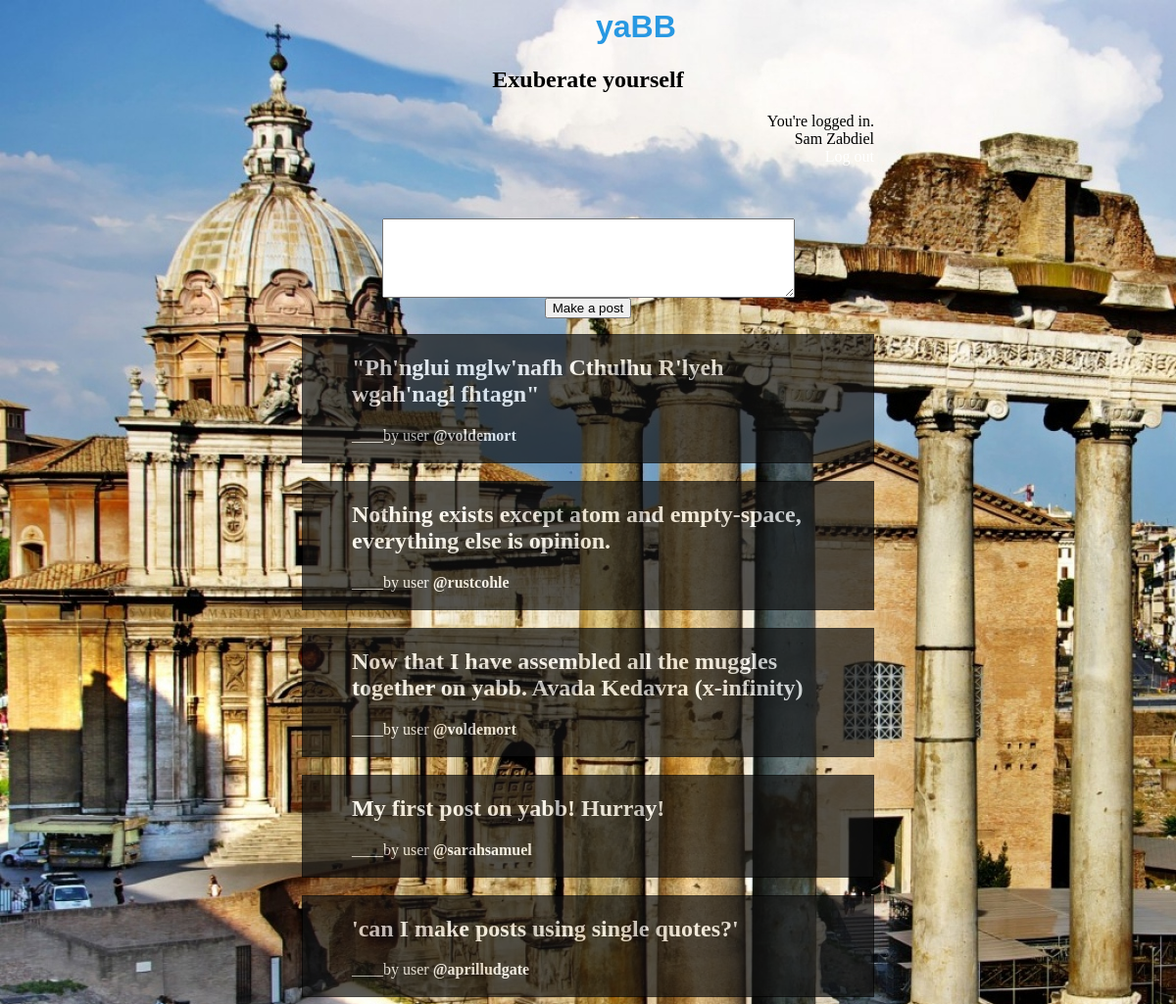
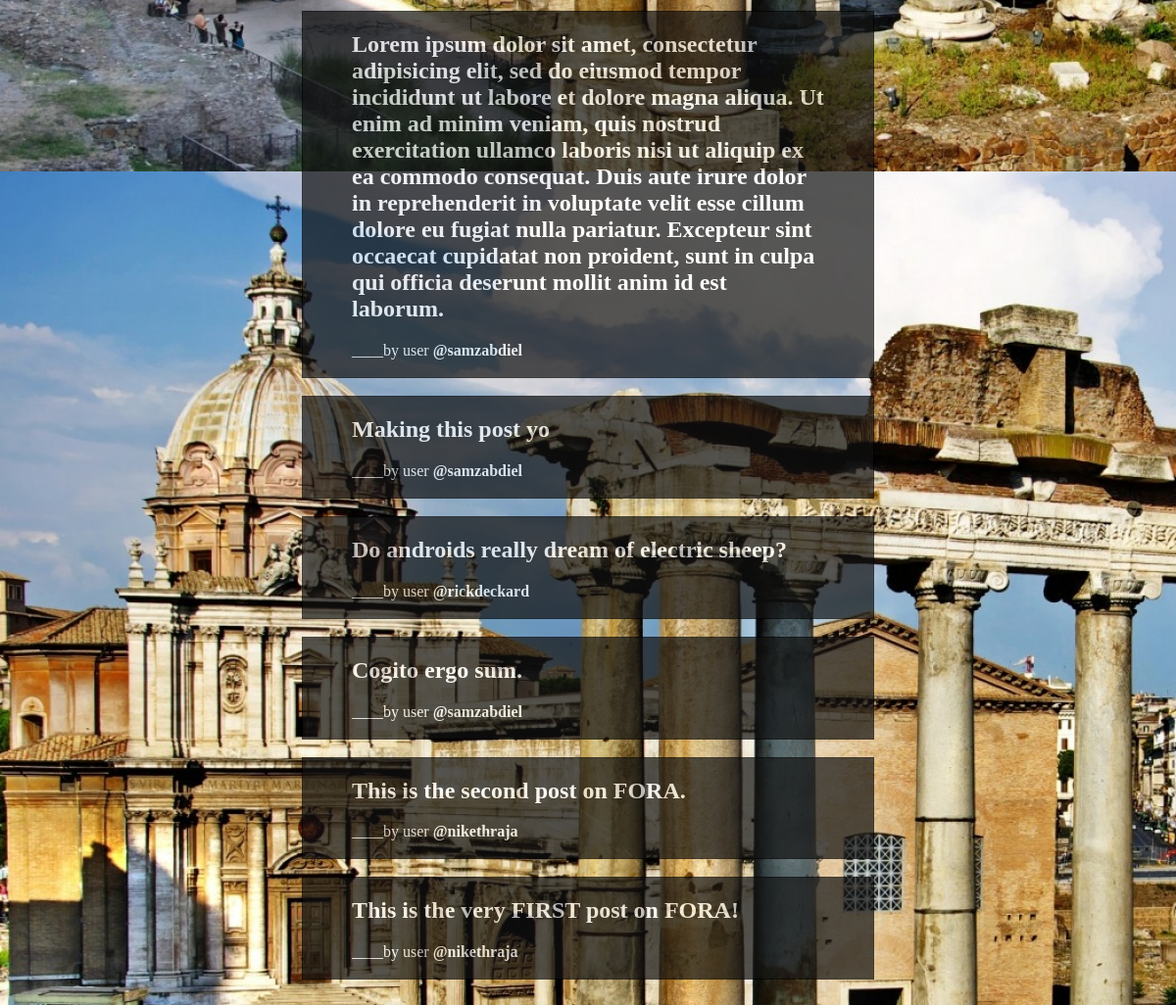
/index.php (signed in), run on the app's committed database (2 pictures, top to bottom).
### tables this page shows
CREATE TABLE IF NOT EXISTS `users` (
`id` int(11) NOT NULL,
  `username` varchar(32) NOT NULL,
  `password` varchar(32) NOT NULL,
  `email_id` varchar(32) NOT NULL,
  `firstname` varchar(32) NOT NULL,
  `lastname` varchar(32) NOT NULL
);

CREATE TABLE IF NOT EXISTS `posts` (
`post_id` int(11) NOT NULL,
  `user_id` int(11) NOT NULL,
  `post` varchar(2048) NOT NULL,
  `upvotes` int(11) NOT NULL
);

### core.inc.php (called while the page is built, shortened)
<?php
function loggedin() {
 if(isset($_SESSION['user_id'])&&!empty($_SESSION['user_id'])) {
   return true;
 }
 else {
   return false;
 }
}
 function getuserfield($field) {
   $query = "SELECT $field FROM users WHERE id='".$_SESSION['user_id']."'";
   if($query_run = mysql_query($query) or die(mysql_error())) {
     if($query_result = mysql_result($query_run,0,$field)) {
       return $query_result;
     }
   }
 }
?>

### index.php (the view, shortened to what this page needs)
<html>
<head>
      <h1>yaBB</h1>
      <h2>Exuberate yourself</h2>
</head>
<body><div class="ervything">
<?php
require 'core.inc.php';
if(loggedin()) {
  $firstname=getuserfield('firstname');
  $lastname=getuserfield('lastname');
  echo '<div id="loggedin">You\'re logged in.<br> '.$firstname.' '.$lastname.'  <br><a href="logout.php">Log out</a><br></div>';
  $query = "SELECT post,post_id,user_id From posts";
  if($query_run=mysql_query($query)){
    $num=mysql_query("SELECT COUNT(*)  FROM posts");
    $totalposts = mysql_result($num,0);
  ?>
    <br><br><br>
    <div class="form">
    <form method="POST" action="index.php" >
      <textarea rows="5" cols="50" name="post"></textarea><br>
      <input type="submit" value="Make a post">
    </form> </div>
    <?php
    for($i=$totalposts-1;$i>=0;$i--)
    {
      if($post_run = mysql_result($query_run,$i,'post')){
        $post_user_id =  mysql_result($query_run,$i,'user_id');
        $post_id =  mysql_result($query_run,$i,'post_id');
        $post_user = mysql_query("SELECT username,id FROM users WHERE id='".$post_user_id."'");
        $post_username = mysql_result($post_user,0,'username');
        echo '<div class="post"><div class="postpost">
                  <h2><a href="post.php?postid='.$post_id.'">'.$post_run.'</a></h2>____by user <strong>@'.$post_username.'</strong>
                  <br><br>
             </div></div>';
        echo '<br>';
             ?>
<?php
    }
    }
  }
  else{echo 'ok1';}
}
else {
   include 'loginform.inc.php';
}
?>
</div>
</body>
</html>

### index.php (style rules this page uses)
h1 { text-align:center; font-family: sans-serif; color:#2898E2; border-top-style: solid; border-bottom-style: solid; border-color:black; border-width: 1px; margin-right:600px; margin-left:600px; }
h2 { opacity 0.4; }
div.form { text-align:center; }
div.post { text-align:left; padding-left: 50px; padding-right: 50px; background-color:#111; opacity : 0.7; border-style: solid; border-color:black; border-width: 1px; margin-right:300px; margin-left:300px; color:#FFF; }
#loggedin { text-align:right; margin-right:300px; }
a:link { text-decoration: none; color: #FFF; }
body { text-align:center; background-image: url("Background.jpg"); }

### data on the page
users: firstname "Sam", lastname "Zabdiel"
users: username "voldemort"
posts: post "Nothing exists except atom and empty-space, everything else is opinion.", user.username "rustcohle"
posts: post "Now that I have assembled all the muggles together on yabb. Avada Kedavra (x-infinity)", user.username "voldemort"
posts: post "My first post on yabb! Hurray!", user.username "sarahsamuel"
posts: post "'can I make posts using single quotes?'", user.username "aprilludgate"
posts: post "Lorem ipsum dolor sit amet, consectetur adipisicing elit, sed do eiusmod tempor incididunt ut labore et dolore magna aliqua. Ut enim ad minim veniam, quis nostrud exercitation ullamco laboris nisi ut aliquip ex ea commodo consequat. Duis aute irure dolor in reprehenderit in voluptate velit esse cillum dolore eu fugiat nulla pariatur. Excepteur sint occaecat cupidatat non proident, sunt in culpa qui officia deserunt mollit anim id est laborum.", user.username "samzabdiel"
posts: post "Making this post yo", user.username "samzabdiel"
posts: post "Do androids really dream of electric sheep?", user.username "rickdeckard"
posts: post "Cogito ergo sum.", user.username "samzabdiel"
posts: post "This is the second post on FORA.", user.username "nikethraja"
posts: post "This is the very FIRST post on FORA!", user.username "nikethraja"

### other printed values
$post_run "\"Ph'nglui mglw'nafh Cthulhu R'lyeh wgah'nagl fhtagn\""
